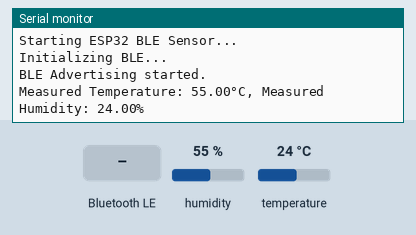
Bench run of a sketch on a simulated ESP32. On the bench: the last lines printed to the serial monitor. The inputs (shaded band) are chosen by the test bench; at power-on: humidity 55 %, temperature 24 °C. Nothing arrives over Bluetooth unless stated; a phone connects over Bluetooth LE 3 s after start.

Above: at 1.2 s.
1.3 s: Bluetooth LE write "1" received
At 1.6 s:
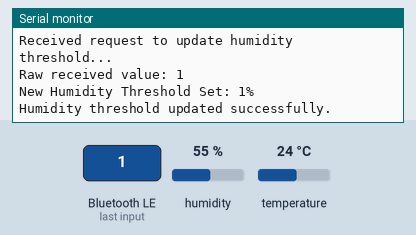
2.8 s: Bluetooth LE write "0" received
At 2.96 s:
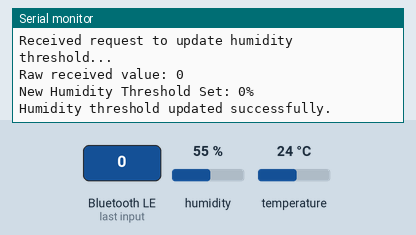

The sketch:

sketch_mar6a.ino
```cpp
#include <BLEDevice.h>
#include <BLEUtils.h>
#include <BLEServer.h>
#include <DHT.h>

// Define BLE service and characteristic UUIDs
#define ENVIRONMENTAL_SENSING_SERVICE_UUID "181A"  // Environmental Sensing Service UUID
#define TEMPERATURE_CHARACTERISTIC_UUID    "2A6E"  // Temperature characteristic UUID
#define HUMIDITY_CHARACTERISTIC_UUID       "2A6F"  // Humidity characteristic UUID
#define BATTERY_SERVICE_UUID               "180F"  // Battery service UUID
#define BATTERY_CHARACTERISTIC_UUID        "2A19"  // Battery level characteristic UUID
#define HUMIDITY_THRESHOLD_CHARACTERISTIC_UUID "2A1F"  // Humidity threshold characteristic UUID

// Define the BLE device name
#define DEVICE_NAME "Team 13"

// DHT sensor pin and type
#define DHTPIN 4  // GPIO pin where DHT11 sensor is connected
#define DHTTYPE DHT11  // Define the sensor type
DHT dht(DHTPIN, DHTTYPE);

// Initialize BLE server and characteristics
BLEServer *pServer = nullptr;
BLECharacteristic *pTemperatureCharacteristic = nullptr;
BLECharacteristic *pHumidityCharacteristic = nullptr;
BLECharacteristic *pBatteryCharacteristic = nullptr;
BLECharacteristic *pHumidityThresholdCharacteristic = nullptr;  // Humidity threshold characteristic

bool deviceConnected = false;
uint8_t batteryLevel = 100;  // Initial battery level (100%)
int humidityThreshold = -1;  // Default humidity threshold (-1 means disabled)

// Callback class to handle BLE connection events
class ServerCallbacks : public BLEServerCallbacks {
    void onConnect(BLEServer* pServer) {
        deviceConnected = true;
        Serial.println("Device connected");
    }

    void onDisconnect(BLEServer* pServer) {
        deviceConnected = false;
        Serial.println("Device disconnected, restarting advertising...");
        pServer->getAdvertising()->start();  // Restart advertising when disconnected
    }
};

// BLE callback class to handle humidity threshold updates
class HumidityThresholdCallbacks : public BLECharacteristicCallbacks {
    void onWrite(BLECharacteristic *pCharacteristic) {
        Serial.println("Received request to update humidity threshold...");

        // Convert received data into a string format
        std::string value = std::string((char*)pCharacteristic->getData(), pCharacteristic->getLength());

        // Print the received value for debugging
        Serial.print("Raw received value: ");
        Serial.println(value.c_str());

        if (!value.empty()) {
            try {
                humidityThreshold = std::stoi(value);  // Convert received string to integer
                Serial.print("New Humidity Threshold Set: ");
                Serial.print(humidityThreshold);
                Serial.println("%");
                Serial.println("Humidity threshold updated successfully.");
            } catch (const std::exception& e) {
                Serial.println("Error parsing humidity threshold value!");
                return;
            }
        }
    }
};

// Read DHT11 sensor data and update BLE characteristics
void updateSensorData() {
    char tempStr[8];
    char humStr[8];

    float temperature = dht.readHumidity();  // Read temperature in Celsius
    float humidity = dht.readTemperature();       // Read humidity percentage

    // Check if sensor data is valid
    if (isnan(temperature) || isnan(humidity)) {
        Serial.println("Failed to read from DHT sensor!");
        return;
    }

    // Print sensor data to the Serial Monitor
    Serial.print("Measured Temperature: ");
    Serial.print(temperature);
    Serial.print("°C, Measured Humidity: ");
    Serial.print(humidity);
    Serial.println("%");

    if (deviceConnected) {
        snprintf(tempStr, sizeof(tempStr), "%.2f", temperature); // Convert temperature to string format
        snprintf(humStr, sizeof(humStr), "%.2f", humidity);

        // Send temperature data via BLE
        pTemperatureCharacteristic->setValue(tempStr);
        pTemperatureCharacteristic->notify();
        Serial.print("Sent Temperature: ");
        Serial.print(temperature);
        Serial.println("°C");

        // Send humidity data only if it exceeds the threshold
        if (humidityThreshold == -1 || humidity > humidityThreshold) {
            pHumidityCharacteristic->setValue(humStr);
            pHumidityCharacteristic->notify();
            Serial.print("Sent Humidity: ");
            Serial.print(humidity);
            Serial.println("%");
        }
    }
}

// Simulate battery drain and update BLE characteristic
void updateBatteryLevel() {
    if (deviceConnected) {
        char batteryStr[4];
        snprintf(batteryStr, sizeof(batteryStr), "%d", batteryLevel);  // Convert battery level to string
        pBatteryCharacteristic->setValue(batteryStr);
        pBatteryCharacteristic->notify();
        Serial.print("Sent Battery Level: ");
        Serial.print(batteryLevel);
        Serial.println("%");
    }
    if (batteryLevel > 0) {
        batteryLevel--;  // Decrease battery level by 1% per minute
    }
}

// Initialize BLE device and characteristics
void setupBLE() {
    Serial.println("Initializing BLE...");
    BLEDevice::init(DEVICE_NAME);
    pServer = BLEDevice::createServer();
    pServer->setCallbacks(new ServerCallbacks());

    // Add Environmental Sensing Service
    BLEService *pEnvService = pServer->createService(ENVIRONMENTAL_SENSING_SERVICE_UUID);

    pTemperatureCharacteristic = pEnvService->createCharacteristic(
        TEMPERATURE_CHARACTERISTIC_UUID, BLECharacteristic::PROPERTY_READ | BLECharacteristic::PROPERTY_NOTIFY);

    pHumidityCharacteristic = pEnvService->createCharacteristic(
        HUMIDITY_CHARACTERISTIC_UUID, BLECharacteristic::PROPERTY_READ | BLECharacteristic::PROPERTY_NOTIFY);

    pHumidityThresholdCharacteristic = pEnvService->createCharacteristic(
        HUMIDITY_THRESHOLD_CHARACTERISTIC_UUID, BLECharacteristic::PROPERTY_READ | BLECharacteristic::PROPERTY_WRITE);
    pHumidityThresholdCharacteristic->setCallbacks(new HumidityThresholdCallbacks());

    pEnvService->start();

    // Add Battery Service
    BLEService *pBatteryService = pServer->createService(BATTERY_SERVICE_UUID);
    pBatteryCharacteristic = pBatteryService->createCharacteristic(
        BATTERY_CHARACTERISTIC_UUID, BLECharacteristic::PROPERTY_READ | BLECharacteristic::PROPERTY_NOTIFY);
    pBatteryService->start();

    // Start BLE advertising
    BLEAdvertising *pAdvertising = BLEDevice::getAdvertising();
    pAdvertising->addServiceUUID(ENVIRONMENTAL_SENSING_SERVICE_UUID);
    pAdvertising->addServiceUUID(BATTERY_SERVICE_UUID);
    pAdvertising->start();
    Serial.println("BLE Advertising started.");
}

void setup() {
    Serial.begin(115200);
    Serial.println("Starting ESP32 BLE Sensor...");
    dht.begin();  // Initialize DHT11 sensor
    setupBLE();
}

void loop() {
    updateSensorData();  // Read and transmit sensor data
    updateBatteryLevel();  // Simulate battery drain
    delay(60000);  // Wait 60 seconds before the next update
}
```

Measured:
- after the input at 1.3 s, the serial monitor: prints a new line at once (image 1)
- after the input at 2.8 s, the serial monitor: prints a new line at once (image 2)
